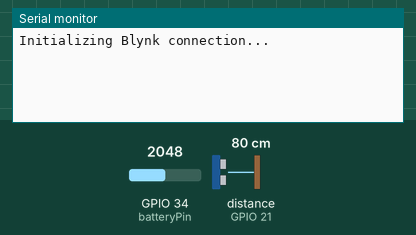
Bench run of a sketch on a simulated ESP32. Parts: the last lines printed to the serial monitor. Wiring (inferred from the names in the program): ultrasonic range finder: trigger GPIO 19; echo GPIO 21. Inputs (shaded band) come from the test bench; at power-on: distance to the obstacle (sensor on GPIO 21) 80 cm, GPIO 34 (batteryPin) = 2048. The echo pulse lasts 58.3 µs per cm; WiFi joins after 1.5 s; servers stay silent unless stated.

Above: at 3.0 s.
3.1 s: distance to the obstacle (sensor on GPIO 21) set to 2 cm
At 4.7 s:
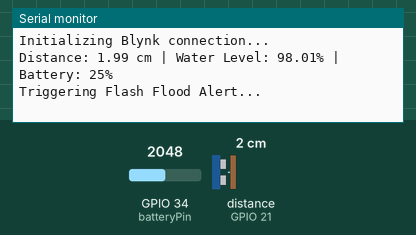
5.5 s: distance to the obstacle (sensor on GPIO 21) set to 60 cm
At 6.8 s:
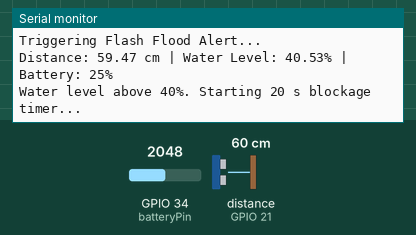
7.5 s: GPIO 34 (batteryPin) set to 2866
At 8.8 s:
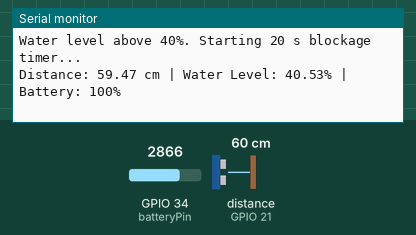
9.0 s: GPIO 34 (batteryPin) set to 2047
At 11.0 s:
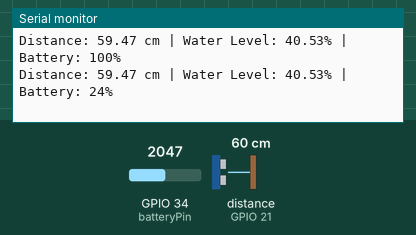
Timing chart, 0 to 11.5 s (numbered marks = the images above; inputs shaded):
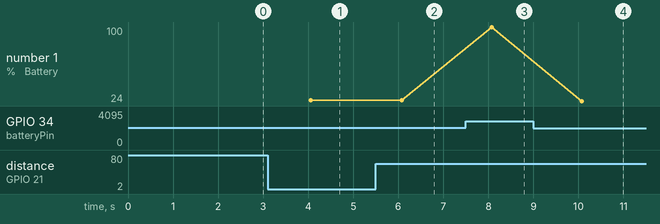

The sketch:

clear_flow_baseline.ino
```cpp
/*
  Clear-Flow: baseline firmware (Stage 1 lab prototype)
  Vishwakarma Awards 2026-27  |  Application ID: VK26-IITH-SC-0059

  What this sketch does (the features completed so far):
    1. Measures the distance from the sensor to the water surface with an
       AJ-SR04M waterproof ultrasonic probe.
    2. Takes 5 readings per measurement and uses the MEDIAN to remove noise
       caused by splashes and ripples.
    3. Converts the distance to a water level (% of manhole depth).
    4. Reads the battery voltage on an ADC pin (through a 2:1 divider) and
       converts it to a battery percentage.
    5. Sends water level (V3) and battery (V1) to the Blynk cloud over Wi-Fi
       every 2 seconds.
    6. Flash flood alert: level >= 60% -> red LED (V13) + Blynk event "flood_a".
    7. Blockage alert: level >= 40% held for 20 s -> red LED (V13) + Blynk
       event "block_a".
    Each alert is sent once, and is re-armed when the level drops below 40%.

  Not built yet (planned in the Stage 2 design): LoRaWAN link, deep sleep,
  sealed enclosure, own dashboard, rain-aware and per-manhole adaptive logic.

  IMPORTANT: the values below are PLACEHOLDERS. Put your real Blynk token and
  Wi-Fi details only in the copy you flash to the board. Never upload them.

  The 20 s hold, 2 s interval and 40% / 60% limits are bench-test values,
  chosen for demonstration. They are not field settings.
*/

// ---- Blynk template (create the same template and datastreams in Blynk) ----
#define BLYNK_TEMPLATE_ID   "TMPL3UO_DhQaK"
#define BLYNK_TEMPLATE_NAME "Manhole monitor"
#define BLYNK_PRINT Serial

#include <WiFi.h>
#include <WiFiClient.h>
#include <BlynkSimpleEsp32.h>

// ---- Credentials (placeholders: replace locally, do not commit real ones) ----
char auth[] = "YOUR_BLYNK_AUTH_TOKEN";
char ssid[] = "YOUR_WIFI_NAME";
char pass[] = "YOUR_WIFI_PASSWORD";

// ---- Hardware pins ----
const int trigPin    = 19;   // AJ-SR04M TRIG
const int echoPin    = 21;   // AJ-SR04M ECHO
const int batteryPin = 34;   // ADC input, battery voltage via 2:1 divider

// ---- Physical setup ----
const float maxManholeDepth = 100.0;  // depth of the test setup, in cm

// ---- Bench-test alert settings ----
const float FLOOD_LEVEL_PERCENT    = 60.0;    // immediate flash flood alert
const float BLOCKAGE_LEVEL_PERCENT = 40.0;    // blockage if held this high ...
const unsigned long BLOCKAGE_HOLD_MS = 20000; // ... for this long (20 s)
const long SEND_INTERVAL_MS = 2000L;          // measure and upload every 2 s

BlynkTimer timer;

// State flags for alerts
unsigned long blockageStartTime = 0;
bool blockageAlertSent = false;
bool floodAlertSent = false;

// Median filter: takes 5 readings and returns the middle value
float getMedianDistance() {
  float samples[5];
  for (int i = 0; i < 5; i++) {
    digitalWrite(trigPin, LOW);
    delayMicroseconds(2);
    digitalWrite(trigPin, HIGH);
    delayMicroseconds(10);
    digitalWrite(trigPin, LOW);

    long duration = pulseIn(echoPin, HIGH, 30000);  // 30 ms time-out
    if (duration == 0) {
      samples[i] = maxManholeDepth;                 // no echo = treat as empty
    } else {
      samples[i] = duration * 0.034 / 2.0;          // distance in cm
    }
    delay(50);
  }

  // Sort the 5 samples (simple exchange sort)
  for (int i = 0; i < 4; i++) {
    for (int j = i + 1; j < 5; j++) {
      if (samples[j] < samples[i]) {
        float temp = samples[i];
        samples[i] = samples[j];
        samples[j] = temp;
      }
    }
  }
  return samples[2];  // middle value = median
}

void sendSensorData() {
  // 1. Water level
  float distance = getMedianDistance();
  float waterLevelHeight = maxManholeDepth - distance;
  if (waterLevelHeight < 0) waterLevelHeight = 0;
  float waterLevelPercent = (waterLevelHeight / maxManholeDepth) * 100.0;

  // 2. Battery level (divider halves the voltage, so multiply by 2)
  int rawADC = analogRead(batteryPin);
  float voltage = (rawADC / 4095.0) * 3.3 * 2.0;
  int batteryPercent = map(voltage * 100, 300, 420, 0, 100);  // 3.0 V to 4.2 V
  batteryPercent = constrain(batteryPercent, 0, 100);

  // Debug output
  Serial.print("Distance: ");
  Serial.print(distance);
  Serial.print(" cm | Water Level: ");
  Serial.print(waterLevelPercent);
  Serial.print("% | Battery: ");
  Serial.print(batteryPercent);
  Serial.println("%");

  // Push data to the Blynk dashboard
  Blynk.virtualWrite(V3, waterLevelPercent);
  Blynk.virtualWrite(V1, batteryPercent);

  // 3. Alert logic
  if (waterLevelPercent >= FLOOD_LEVEL_PERCENT) {
    Blynk.virtualWrite(V13, 255);  // red LED on
    if (!floodAlertSent) {
      Serial.println("Triggering Flash Flood Alert...");
      Blynk.logEvent("flood_a", "CRITICAL: Flash flood detected in Manhole A!");
      floodAlertSent = true;
    }
  }
  else if (waterLevelPercent >= BLOCKAGE_LEVEL_PERCENT) {
    if (blockageStartTime == 0) {
      blockageStartTime = millis();
      Serial.println("Water level above 40%. Starting 20 s blockage timer...");
    }
    else if (millis() - blockageStartTime >= BLOCKAGE_HOLD_MS) {
      Blynk.virtualWrite(V13, 255);  // red LED on
      if (!blockageAlertSent) {
        Serial.println("Triggering Persistent Blockage Alert...");
        Blynk.logEvent("block_a", "WARNING: Persistent blockage detected in Manhole A!");
        blockageAlertSent = true;
      }
    }
  }
  else {
    // Below 40%: reset everything
    Blynk.virtualWrite(V13, 0);    // LED off
    blockageStartTime = 0;
    blockageAlertSent = false;
    floodAlertSent = false;
  }
}

void setup() {
  Serial.begin(115200);

  pinMode(trigPin, OUTPUT);
  pinMode(echoPin, INPUT);
  pinMode(batteryPin, INPUT);

  Serial.println("Initializing Blynk connection...");
  Blynk.begin(auth, ssid, pass);

  timer.setInterval(SEND_INTERVAL_MS, sendSensorData);
}

void loop() {
  Blynk.run();
  timer.run();
}
```

Measured:
- after the input at 3.1 s, the serial monitor: prints a new line after 0.96 s (image 1)
- after the input at 5.5 s, the serial monitor: prints a new line after 0.57 s (image 2)
- after the input at 7.5 s, the serial monitor: prints a new line after 0.57 s (image 3)
- after the input at 9.0 s, the serial monitor: prints a new line after 1.1 s (image 4)
- plotted number 1: 25 → 100 after the input at 7.5 s, 100 → 24 after the input at 9.0 s
